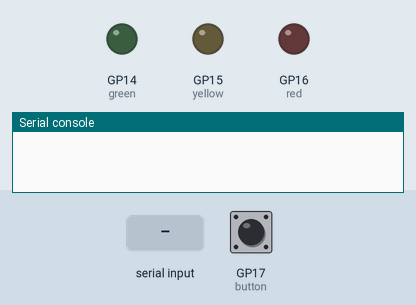
Simulated run of this program. Board: Raspberry Pi Pico running MicroPython. Shown: output pins drawn as LEDs (lit = HIGH), the last lines printed to the serial console. Dashed ring = blinking. Inputs (shaded band) come from the test bench; at power-on: GP17 (button) HIGH. The interpreter's speed is modelled, so counts of loop turns are approximate.

Above: at 1.2 s.
1.3 s: "UNKNOWN" typed at the serial console, then Enter
At 2.7 s:
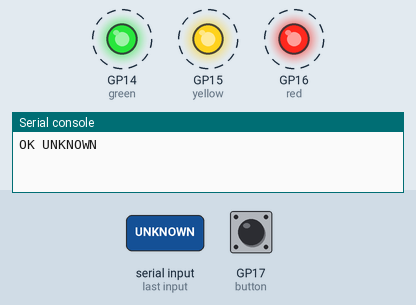
4.3 s: "RECYCLE" typed at the serial console, then Enter
At 4.8 s:
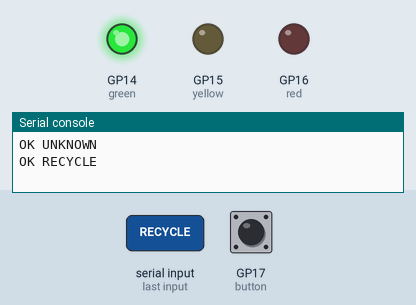
5.8 s: "COMPOST" typed at the serial console, then Enter
At 6.2 s:
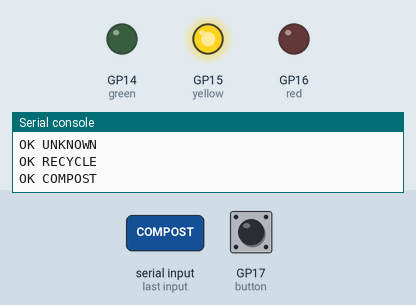
7.3 s: "LANDFILL" typed at the serial console, then Enter
At 8.5 s:
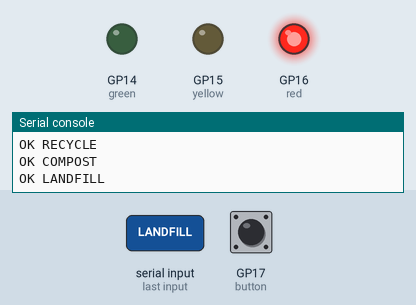
Timing chart, 0 to 10.3 s (numbered marks = the images above; inputs shaded):
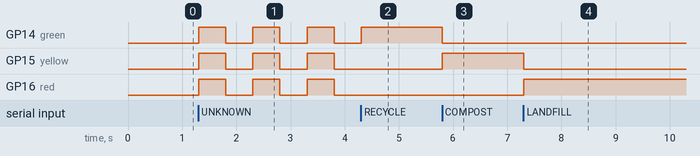

The program:

main.py
```python
"""USB serial controller for the original RP2040 Raspberry Pi Pico."""

import sys
import time
import uselect

from machine import Pin


GREEN_PIN = 14
YELLOW_PIN = 15
RED_PIN = 16
BUTTON_PIN = 17

# LCD support stays off until the exact module and I2C electrical levels are checked.
LCD_ENABLED = False
LCD_I2C_ADDRESS = None

DEBUG = False
MAX_LINE_LENGTH = 64
MAX_INPUT_CHARS_PER_LOOP = 64
BLINK_INTERVAL_MS = 500
DEBOUNCE_MS = 30


def debug(message):
    if DEBUG:
        sys.stdout.write("# " + str(message) + "\n")


def set_leds(leds, green, yellow, red):
    leds["green"].value(green)
    leds["yellow"].value(yellow)
    leds["red"].value(red)


def create_lcd():
    if not LCD_ENABLED:
        return None
    if LCD_I2C_ADDRESS is None:
        raise ValueError("Set LCD_I2C_ADDRESS after identifying the module")

    from machine import I2C
    from lcd_i2c import PCF8574LCD

    i2c = I2C(0, sda=Pin(0), scl=Pin(1), freq=100000)
    return PCF8574LCD(i2c, LCD_I2C_ADDRESS)


def set_lcd_line(lcd_state, line, text):
    lcd = lcd_state[0]
    if lcd is None:
        return
    try:
        lcd.write_line(line, text)
    except Exception as error:
        lcd_state[0] = None
        debug("LCD disabled after error: " + repr(error))


def send_reply(message):
    sys.stdout.write(message + "\n")


def handle_command(command, leds, lcd_state, state, now):
    if not command or any(ord(char) < 32 or ord(char) > 126 for char in command):
        return "ERR INVALID_COMMAND"

    if command == "RECYCLE":
        set_leds(leds, 1, 0, 0)
        state["mode"] = "STEADY"
        set_lcd_line(lcd_state, 1, "RECYCLE")
        set_lcd_line(lcd_state, 2, "")
        return "OK RECYCLE"

    if command == "COMPOST":
        set_leds(leds, 0, 1, 0)
        state["mode"] = "STEADY"
        set_lcd_line(lcd_state, 1, "COMPOST")
        set_lcd_line(lcd_state, 2, "")
        return "OK COMPOST"

    if command == "LANDFILL":
        set_leds(leds, 0, 0, 1)
        state["mode"] = "STEADY"
        set_lcd_line(lcd_state, 1, "LANDFILL")
        set_lcd_line(lcd_state, 2, "")
        return "OK LANDFILL"

    if command == "UNKNOWN":
        state["mode"] = "UNKNOWN"
        state["blink_on"] = True
        state["next_blink"] = time.ticks_add(now, BLINK_INTERVAL_MS)
        set_leds(leds, 1, 1, 1)
        set_lcd_line(lcd_state, 1, "CHECK PACKAGING")
        set_lcd_line(lcd_state, 2, "")
        return "OK UNKNOWN"

    if command == "OFF":
        state["mode"] = "OFF"
        set_leds(leds, 0, 0, 0)
        set_lcd_line(lcd_state, 1, "Ready")
        set_lcd_line(lcd_state, 2, "")
        return "OK OFF"

    if command.startswith("TEXT "):
        message = command[5:]
        set_lcd_line(lcd_state, 2, message[:16])
        return "OK TEXT"

    return "ERR INVALID_COMMAND"


def update_button(button, state, now):
    reading = button.value()
    if reading != state["candidate"]:
        state["candidate"] = reading
        state["changed_at"] = now

    if (
        reading != state["stable"]
        and time.ticks_diff(now, state["changed_at"]) >= DEBOUNCE_MS
    ):
        state["stable"] = reading
        if reading == 1:
            state["armed"] = True
        elif state["armed"]:
            state["armed"] = False
            send_reply("EVT BUTTON")


def main():
    leds = {
        "green": Pin(GREEN_PIN, Pin.OUT),
        "yellow": Pin(YELLOW_PIN, Pin.OUT),
        "red": Pin(RED_PIN, Pin.OUT),
    }
    set_leds(leds, 0, 0, 0)

    lcd_state = [None]
    try:
        lcd_state[0] = create_lcd()
    except Exception as error:
        debug("LCD unavailable: " + repr(error))
    set_lcd_line(lcd_state, 1, "Ready")
    set_lcd_line(lcd_state, 2, "")

    button = Pin(BUTTON_PIN, Pin.IN, Pin.PULL_UP)
    now = time.ticks_ms()
    initial_reading = button.value()
    button_state = {
        "candidate": initial_reading,
        "stable": initial_reading,
        "changed_at": now,
        "armed": initial_reading == 1,
    }

    state = {
        "mode": "OFF",
        "blink_on": False,
        "next_blink": now,
    }
    poller = uselect.poll()
    poller.register(sys.stdin, uselect.POLLIN)
    line_buffer = []
    discarding_oversized_line = False

    try:
        while True:
            now = time.ticks_ms()
            update_button(button, button_state, now)

            if (
                state["mode"] == "UNKNOWN"
                and time.ticks_diff(now, state["next_blink"]) >= 0
            ):
                state["blink_on"] = not state["blink_on"]
                led_value = 1 if state["blink_on"] else 0
                set_leds(leds, led_value, led_value, led_value)
                state["next_blink"] = time.ticks_add(now, BLINK_INTERVAL_MS)

            # Keep each pass bounded so queued serial traffic cannot starve the
            # button debounce check or the blink timer.
            chars_read = 0
            while (
                chars_read < MAX_INPUT_CHARS_PER_LOOP
                and poller.poll(0)
            ):
                char = sys.stdin.read(1)
                if not char:
                    break
                chars_read += 1

                if char == "\n":
                    if discarding_oversized_line:
                        send_reply("ERR INVALID_COMMAND")
                    else:
                        command = "".join(line_buffer)
                        if command.endswith("\r"):
                            command = command[:-1]
                        reply = handle_command(command, leds, lcd_state, state, now)
                        send_reply(reply)
                    line_buffer = []
                    discarding_oversized_line = False
                elif not discarding_oversized_line:
                    if len(line_buffer) >= MAX_LINE_LENGTH:
                        line_buffer = []
                        discarding_oversized_line = True
                    else:
                        line_buffer.append(char)
    finally:
        set_leds(leds, 0, 0, 0)


if __name__ == "__main__":
    main()
```

Measured:
- after the input at 1.3 s, GP14 (green), GP15 (yellow), GP16 (red): alternates HIGH for 0.50 s and LOW for 0.50 s, starting at once
- after the input at 4.3 s, GP14 (green): goes on until 4.3 s, then stays HIGH; GP15 (yellow), GP16 (red): stays LOW (without the input it goes to HIGH after 0.01 s)
- after the input at 5.8 s, GP14 (green): HIGH → LOW at once; GP15 (yellow): LOW → HIGH at once
- after the input at 7.3 s, GP15 (yellow): HIGH → LOW at once; GP16 (red): LOW → HIGH at once
